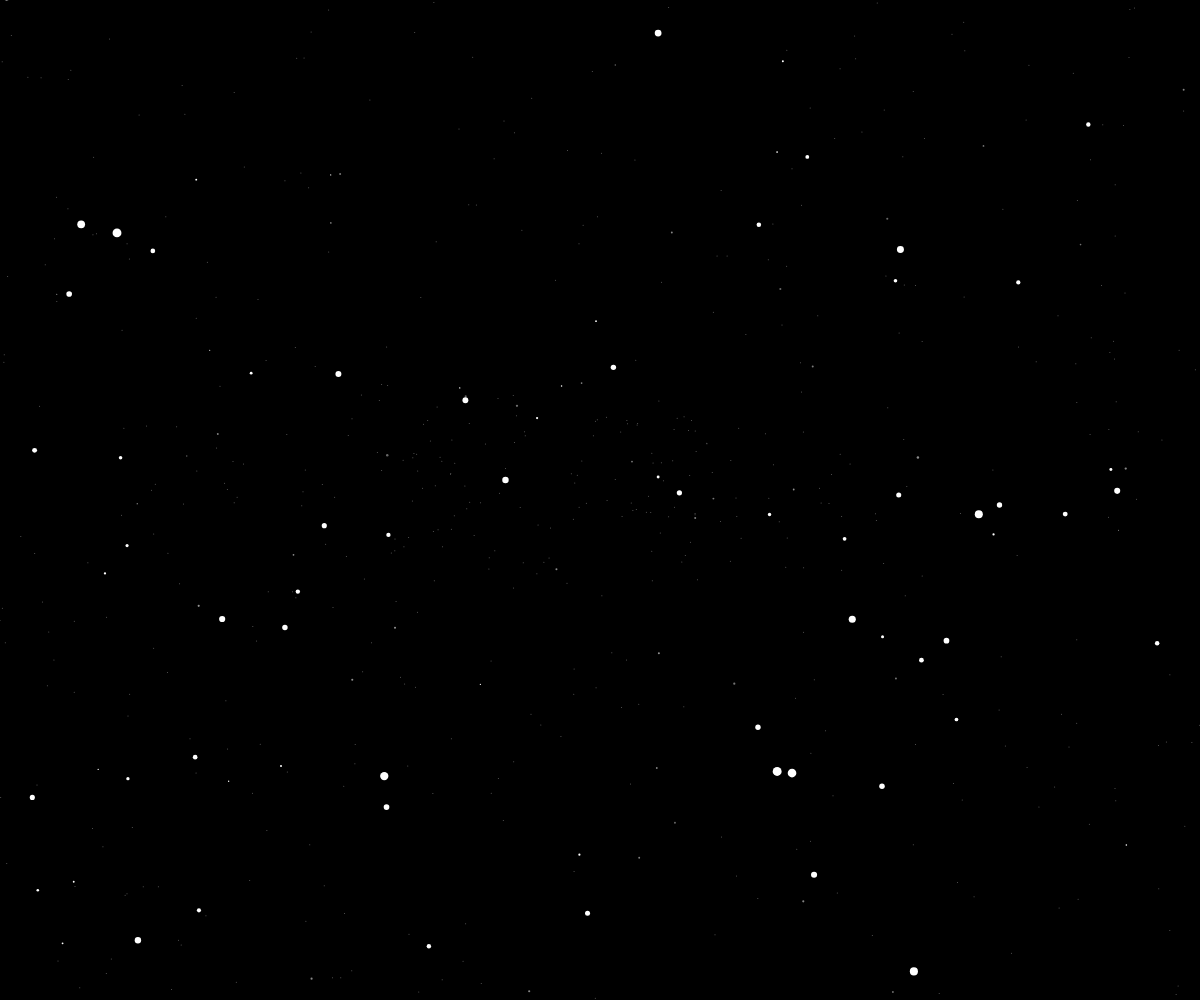
Frame 1 (no input)
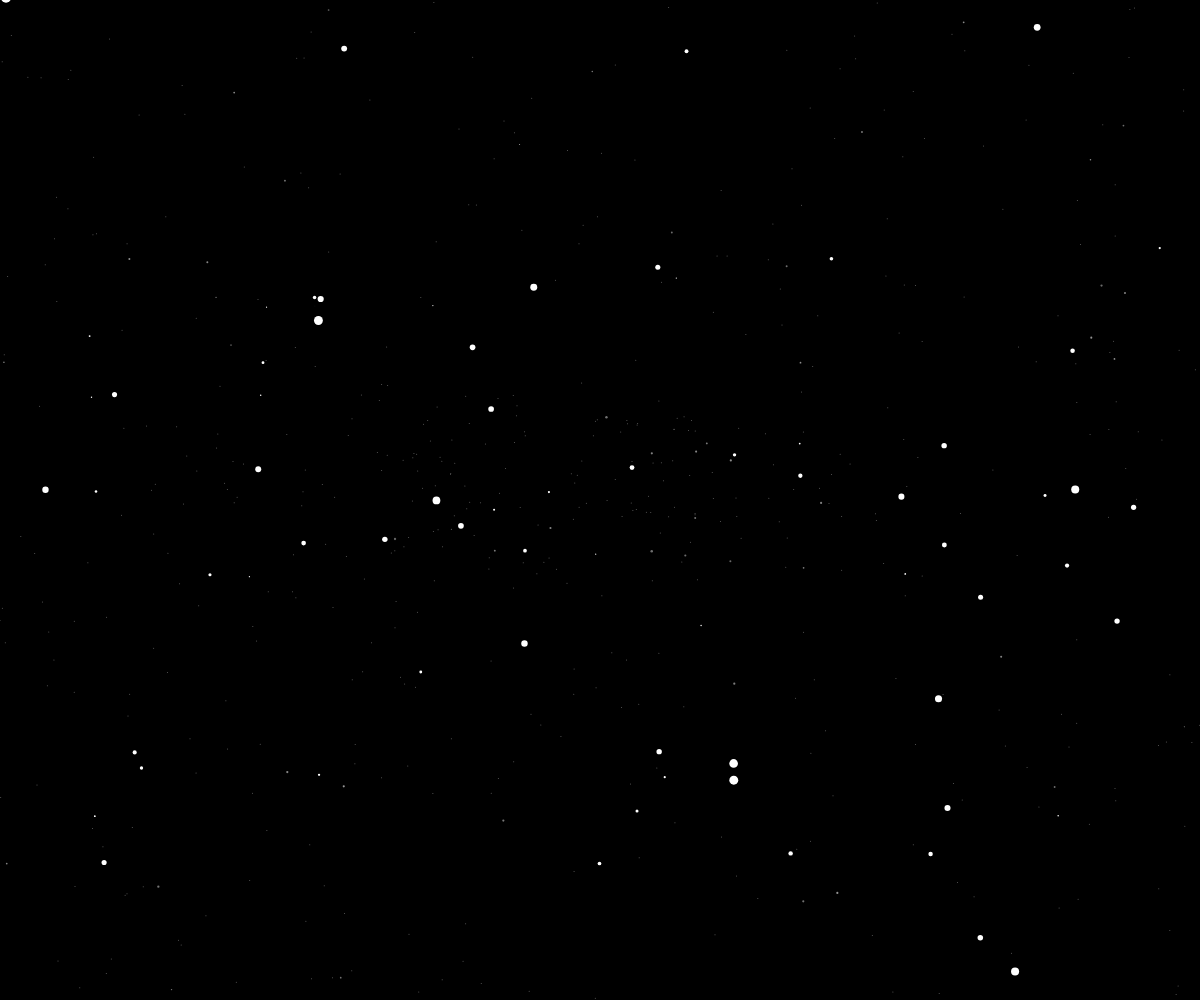
Frame 60 (no input)
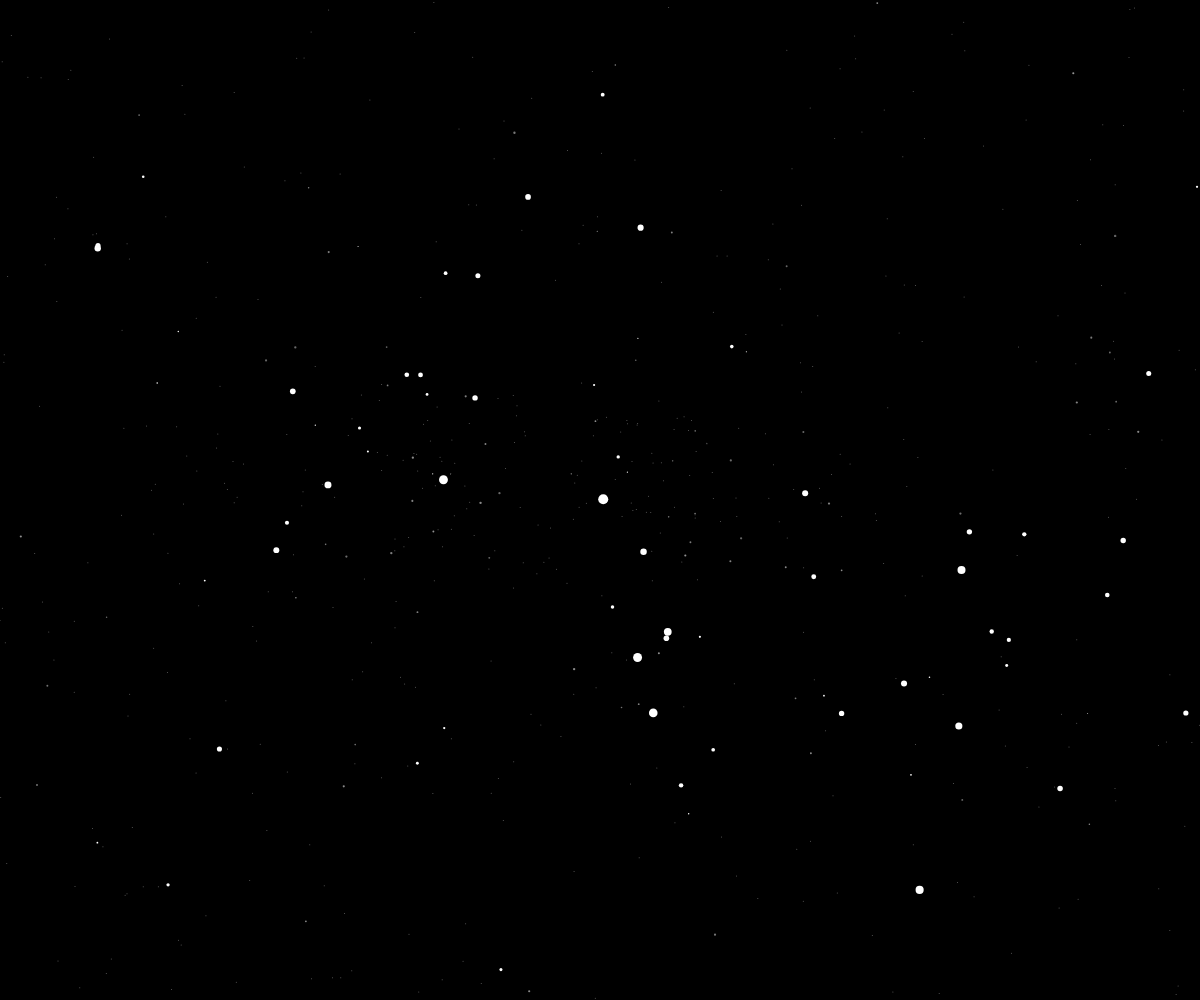
Frame 120 (the mouse pressed at the canvas centre since frame 60)

The p5.js sketch that drew these frames (run headless with seeded random() and noise() and a simulated clock; from frame 60 on, the mouse is pressed at the canvas centre):

// p5.js sketch
// ── sketch.js
let width = 1200;
let height = 600;
let boids_nr = 80;
let max_mass = 0;

var locked = true;
var boid, curr_mass;

var stars = []

const flock = [];

function setup() {
    width = windowWidth;
    height = windowHeight;
    createCanvas(width, height);

    for (let j = 0 ; j < 500 ; j++){
        stars.push(new Star(width,height, j));
    }
    
    for (let i = 0 ; i < boids_nr ; i++) {
        flock.push(new Boid(random(400, 1000)));
        max_mass += flock[i].get_mass();
    }

    background(0);
}

function draw() {
    background(0);

    for (let star of stars) {
        star.show();
    }

    curr_mass += 100;
    // translate(width, height);
    // rotateX(radians(45));
    for (let i = 0 ; i < boids_nr ; i++) {
        flock[i].set_max_mass(max_mass);
        if (i === 0){
            flock[i].set_position(mouseX, mouseY);
            flock[i].set_mass(1000);
        }
        flock[i].flock(flock);
        // flock[i].check_if_outside(width, height);
        flock[i].update();
        flock[i].show();
    }
}

function mousePressed() {
    curr_mass = 0;
    locked = false;
    boid = new Boid();
    flock.push(boid);
}

function mouseReleased() {
    flock[boids_nr].set_position(mouseX, mouseY);

    flock[boids_nr].set_mass(curr_mass);
    max_mass += curr_mass;
    locked = true;
    boids_nr++;
}
// ── boid.js
class Boid {
    constructor(max_mass=800){
        this.position = createVector(random(30, width-30), random(30, height-30));
        this.velocity = p5.Vector.random2D();
        // velocity = p5.Vector.random2D();
        this.velocity.setMag(random(10));
        this.acceleration = createVector();
        this.mass = random(max_mass/20, max_mass);
        this.r = this.recalculate_radius();
        this.g = 40;
        this.g_strenght;
        this.g_total = 0;
        this.near_obj = 0;
        this.near_mass = 0;
        this.alligned_mass = 0;
        this.max_mass = 0;
        this.red_fact = 0.9999;
        this.stroke = 255;
        this.is_black_hole = false;
        this.is_primal = false;
        this.absorbtion = 0;
    }

    get_mass() {
        return this.mass;
    }

    set_max_mass(m) {
        this.max_mass = m;
    }

    recalculate_radius(bh_div=0.2, natural_div=0.8, bh_dens=1000, nat_dens=50) {
        let new_r;
        if (this.is_black_hole) {
            new_r = 0.01*(this.mass**bh_div)/(bh_dens*bh_dens*bh_dens);
        } else {
            new_r = (this.mass**natural_div)/nat_dens;
        }
        return new_r;
    }

    reduce_velocity(reduction_factor=0.999){
        this.velocity.mult(reduction_factor);
        this.acceleration.mult(reduction_factor);
    }

    set_position(x, y){
        this.position.x = x;
        this.position.y = y;
    }

    add_mass(m) {
        this.mass += m;
        this.r = this.recalculate_radius();
    }

    set_mass(m, r=this.r) {
        this.mass = m;
        this.r = this.recalculate_radius();
    }

    glow(power = 1, boids = false){
        let glow_radius = this.r*2*this.near_obj*power;
        if (this.is_black_hole){
            glow_radius = this.r*power*this.mass/200;
        }
        let glow_str = map(this.near_mass, this.max_mass/100, this.max_mass*2, 0, 255);
        // glow_str += power;
        let r =map(noise(glow_radius/10), 0, 1, 100, 255);
        let g = map(noise(glow_radius/300), 0, 1, 100, 255);
        let b = map(noise(glow_radius/100), 0, 1, 100, 255);
        // this.stroke = glow_str;
        fill(r , g, b, glow_str/(0.15*glow_str));
        noStroke();
        circle(this.position.x, this.position.y, glow_radius/2);
        if (this.alligned_mass > this.mass*20){
          this.stroke = 0;
          if ((this.alligned_mass > this.g * this.mass) && !this.is_black_hole){
            // this.red_fact = 0;
            this.is_black_hole = true;
            this.is_primal = true;
            if (boids) {
                this.absorbtion = 100;
                this.switch_gravity(boids, -40*100*this.near_mass);
            }
            // this.g = -100;
            this.r = this.recalculate_radius();
          }
        } else {
          this.stroke = 255-glow_str*2;
        }
        // if (this.alligned_mass < this.mass*4)

        
    }

    get_gravity(other){
        let gravity_force = p5.Vector.sub(other.position, this.position);
        let distance = gravity_force.mag();
        // distance = constrain(distance, 5, 25);
        gravity_force.normalize();
        this.g_strength = (this.g * this.mass * other.mass) / (distance * distance);
        gravity_force.mult(this.g_strength);

        if (distance <= (this.r + other.r)*2){
            gravity_force.normalize();
            gravity_force.mult(-0.9);
        }
        return gravity_force;
    }

    switch_gravity(boids, new_g) {
        for (let boid of boids) {
            boid.g = new_g;
        }
    }

    flock(boids) {
        let result = this.allign(boids)
        let allignment = result[0];
        let gravity = result[1];

        allignment.div(this.mass);
        gravity.div(this.mass);

        gravity.add(allignment);
        
        if (this.is_black_hole) {
            if (this.absorbtion > 0){
                // if (this.absorbtion === 100) {
                    // gravity.mult(-1);
                    // this.switch_gravity(boids, -40);
                // } else 
                if (this.absorbtion === 10) {
                    // gravity.mult(-1);
                    this.switch_gravity(boids, 40);
                }
                this.glow(this.absorbtion/10, boids);
            } else {
            }
            this.stroke = 0;
            this.acceleration.mult(1);
        } else { 
            this.glow(this.mass/1000);
        }
        this.acceleration = gravity;
        
        
    }

    allign(boids) {
        let gravity_perception = 100000;
        let flocking_preception = 10;
        // let near_obj_dst = this.r*this.velocity.mag();
        let near_obj_dst = this.r*this.velocity.mag()*this.acceleration.mag();

        let f_total = 0;

        this.g_total = 0;
        this.near_obj = 0;
        this.near_mass = 0;
        this.alligned_mass = this.mass;

        let gravity = createVector();
        let steering = createVector();
        for (let other of boids) {
            let d = dist(
                this.position.x, 
                this.position.y, 
                other.position.x, 
                other.position.y);
            if (d < other.r*2) {
               this.alligned_mass += other.mass;
               if (other != this && other.is_black_hole && !this.is_black_hole){
                    other.absorbtion += 20;
                    this.set_position(other.position.x, other.position.y);
                    other.add_mass(this.mass);
                    this.set_mass(other.get_mass());
                // this.red_fact = 0;
                    this.is_black_hole = true;
                    this.r = this.recalculate_radius();
                    this.absorbtion = 100;

                }
            }
            if (other != this && d < near_obj_dst) {
                this.near_obj++;
                this.near_mass += other.mass;
            }
            if (other != this && d < gravity_perception){
                gravity.add(this.get_gravity(other));
                this.g_total++;
                if (d < flocking_preception){
                    steering.add(other.velocity);
                    f_total++;
                }
            }
        }



        if (this.g_total > 0) {
            gravity.div(this.g_total);
            gravity.sub(this.velocity);
        }
        if (f_total > 0) {
            steering.div(f_total);
            steering.sub(this.velocity);
        }
        return [steering, gravity];
    }

    check_if_outside(width, height) {
        if (this.position.x > width) {
            this.position.x = 0;
        }
        if (this.position.x < 0) {
            this.position.x = width;
        }
        if (this.position.y > height) {
            this.position.y = 0;
        }
        if (this.position.y < 0) {
            this.position.y = height;
        }
    }

    update() {
        this.absorbtion -= 1;
        if (!this.is_black_hole){
            this.position.add(this.velocity);
            this.velocity.add(this.acceleration);
            this.reduce_velocity(this.red_fact);
            if (this.red_fact > 0.1){
                this.red_fact -= 0.0001;
            }
        } else {
            this.stroke = 0;
            this.r = this.mass/1000;
        }
        
    }

    show() {
        strokeWeight(this.r*2);
        stroke(this.stroke);
        point(this.position.x, this.position.y);
    }
}

class Star {
    constructor(width, height, off) {
        if (random(100) > 70){
            this.x = map(noise(off/random(0,1)), 0, 1, 0, width);
            this.y = map(noise((off/random(0,1))), 0, 1, height/2-200, height/2+200);
        } else {
            this.x = random(width);
            this.y = random(height);
        }
    }

    show() {
        if (random(100) > 90){
            strokeWeight(map(noise(this.x*this.y/1000), 0, 1, 1, 3));
            stroke(random(100,150));
        } else {
            strokeWeight(1);
            stroke(100);
        }
        point(this.x, this.y);
    }

}
